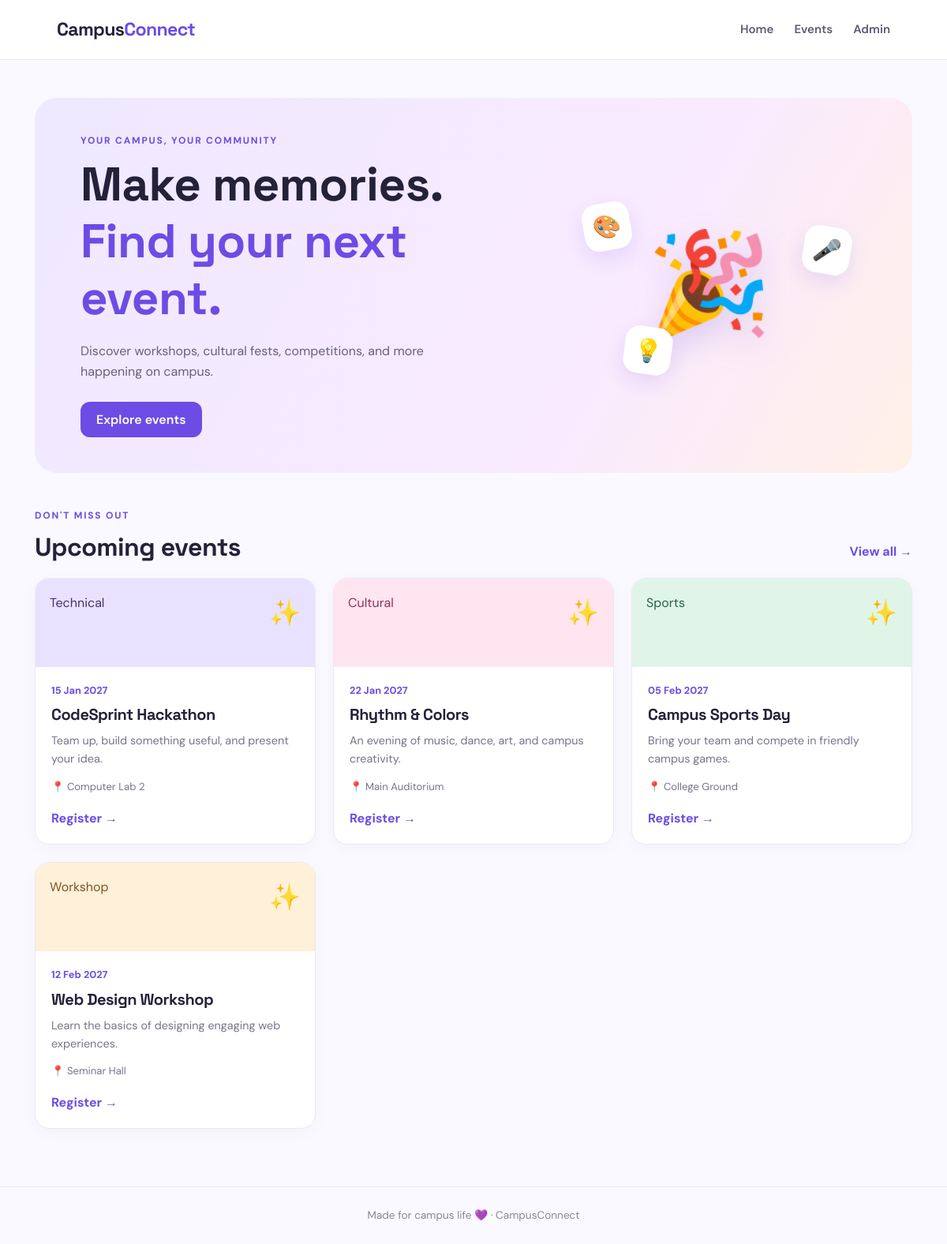
The page / on the database its author committed.
### tables this page shows
CREATE TABLE IF NOT EXISTS events (
    event_id INT AUTO_INCREMENT PRIMARY KEY,
    event_name VARCHAR(150) NOT NULL,
    category ENUM('technical','cultural','sports','workshop') NOT NULL DEFAULT 'technical',
    event_date DATE NOT NULL,
    venue VARCHAR(150) NOT NULL,
    description VARCHAR(500) NOT NULL,
    created_at TIMESTAMP DEFAULT CURRENT_TIMESTAMP
);

### index.php (the view, shortened to what this page needs)
<?php
require_once 'db.php';
$events = $conn->query("SELECT * FROM events ORDER BY event_date ASC");
?>
<!DOCTYPE html>
<html lang="en">
<head>
  <link rel="stylesheet" href="style.css">
</head>
<body>
<header class="site-header">
  <a class="brand" href="index.php">Campus<span>Connect</span></a>
  <nav><a href="index.php">Home</a><a href="events.php">Events</a><a href="admin.php">Admin</a></nav>
</header>
<main>
  <section class="hero">
    <div>
      <p class="eyebrow">YOUR CAMPUS, YOUR COMMUNITY</p>
      <h1>Make memories.<br><span>Find your next event.</span></h1>
      <p>Discover workshops, cultural fests, competitions, and more happening on campus.</p>
      <a class="button" href="events.php">Explore events</a>
    </div>
    <div class="hero-art" aria-hidden="true"><div class="big-emoji">🎉</div><div class="floating f1">🎨</div><div class="floating f2">🎤</div><div class="floating f3">💡</div></div>
  </section>
  <section class="section-heading"><div><p class="eyebrow">DON'T MISS OUT</p><h2>Upcoming events</h2></div><a href="events.php">View all →</a></section>
  <section class="event-grid">
    <?php if ($events && $events->num_rows > 0): ?>
      <?php while ($event = $events->fetch_assoc()): ?>
        <article class="event-card">
          <div class="event-banner <?= htmlspecialchars($event['category']) ?>"><span><?= htmlspecialchars(ucfirst($event['category'])) ?></span><strong>✨</strong></div>
          <div class="event-content">
            <p class="event-date"><?= htmlspecialchars(date('d M Y', strtotime($event['event_date']))) ?></p>
            <h3><?= htmlspecialchars($event['event_name']) ?></h3>
            <p><?= htmlspecialchars($event['description']) ?></p>
            <p class="event-meta">📍 <?= htmlspecialchars($event['venue']) ?></p>
            <a class="text-link" href="register.php?event_id=<?= (int)$event['event_id'] ?>">Register →</a>
          </div>
        </article>
      <?php endwhile; ?>
    <?php else: ?>
      <p>No events yet. Admin can add events from the admin page.</p>
    <?php endif; ?>
  </section>
</main>
<footer>Made for campus life 💜 · CampusConnect</footer>
</body>
</html>

### style.css (style rules this page uses)
:root { --ink:#24213a;--muted:#77748b;--purple:#6c4ce4;--purple-dark:#5134c5;--bg:#faf9ff;--line:#ebe8f5;--white:#fff }
* { box-sizing:border-box }
body { margin:0;background:var(--bg);color:var(--ink);font-family:'DM Sans',Arial,sans-serif;line-height:1.6 }
a { color:inherit;text-decoration:none }
.site-header { height:76px;display:flex;align-items:center;justify-content:space-between;padding:0 max(6%,calc((100% - 1160px)/2));background:#fff;border-bottom:1px solid var(--line) }
.brand { font-family:'Space Grotesk',sans-serif;font-size:1.45rem;font-weight:700;letter-spacing:-.7px }
.brand span { color:var(--purple) }
nav { display:flex;gap:26px;color:#5f5a75;font-weight:600;font-size:.94rem }
main { max-width:1160px;margin:auto;padding:48px 24px }
.hero { display:grid;grid-template-columns:1.2fr .8fr;align-items:center;min-height:390px;padding:45px 58px;border-radius:28px;background:linear-gradient(120deg,#eee9ff,#f9eaff 65%,#fff0e7);overflow:hidden }
.eyebrow { font-size:.75rem;letter-spacing:1.8px;font-weight:700;color:var(--purple);margin:0 0 10px }
.hero h1,h1,h2,h3 { font-family:'Space Grotesk',sans-serif;line-height:1.2;letter-spacing:-.5px }
.hero h1 { font-size:clamp(2.5rem,5vw,4rem);margin:0 0 18px }
.hero h1 span { color:var(--purple) }
.hero p:not(.eyebrow) { max-width:480px;color:#66617b;margin-bottom:26px }
.button { display:inline-block;border:0;border-radius:12px;background:var(--purple);color:white;padding:12px 20px;font:600 1rem 'DM Sans',sans-serif;cursor:pointer;transition:.2s }
.hero-art { position:relative;display:grid;place-items:center;min-height:250px }
.big-emoji { font-size:8rem;filter:drop-shadow(0 16px 18px #a58ce655) }
.floating { position:absolute;display:grid;place-items:center;width:60px;height:60px;background:#fff;border-radius:18px;font-size:1.8rem;box-shadow:0 10px 25px #6c4ce422 }
.f1 { top:8%;left:10%;transform:rotate(-10deg) }
.f2 { right:5%;top:20%;transform:rotate(9deg) }
.f3 { bottom:5%;left:23%;transform:rotate(8deg) }
.section-heading { display:flex;justify-content:space-between;align-items:end;margin:45px 0 20px }
.section-heading h2 { font-size:2rem;margin:0 }
.section-heading>a { color:var(--purple);font-weight:700 }
.event-grid { display:grid;grid-template-columns:repeat(3,minmax(0,1fr));gap:22px }
.event-card { background:white;border:1px solid var(--line);border-radius:18px;overflow:hidden;box-shadow:0 5px 20px #30205b08;transition:transform .2s,box-shadow .2s }
.event-banner { height:112px;padding:18px;display:flex;align-items:start;justify-content:space-between;color:#44326e;background:#e9e2ff }
.event-banner strong { font-size:2rem }
.event-banner.cultural { background:#ffe5ef;color:#8d315c }
.event-banner.sports { background:#e0f5e8;color:#276344 }
.event-banner.workshop { background:#fff0d9;color:#81551c }
.event-content { padding:20px }
.event-date { color:var(--purple);font-size:.8rem;font-weight:700;margin:0 0 8px }
.event-content h3 { font-size:1.25rem;margin:0 0 10px }
.event-content>p:not(.event-date) { font-size:.9rem;color:var(--muted);margin:0 0 12px }
.event-meta { font-size:.82rem!important }
.text-link { display:inline-block;color:var(--purple);font-weight:700;margin-top:5px }
footer { text-align:center;padding:25px;color:#8a859b;font-size:.85rem;border-top:1px solid var(--line);margin-top:25px }

### rows shown on the page
events: category "Technical", event_date "15 Jan 2027", event_name "CodeSprint Hackathon", description "Team up, build something useful, and present your idea.", venue "Computer Lab 2"
events: category "Cultural", event_date "22 Jan 2027", event_name "Rhythm & Colors", description "An evening of music, dance, art, and campus creativity.", venue "Main Auditorium"
events: category "Sports", event_date "05 Feb 2027", event_name "Campus Sports Day", description "Bring your team and compete in friendly campus games.", venue "College Ground"
events: category "Workshop", event_date "12 Feb 2027", event_name "Web Design Workshop", description "Learn the basics of designing engaging web experiences.", venue "Seminar Hall"
